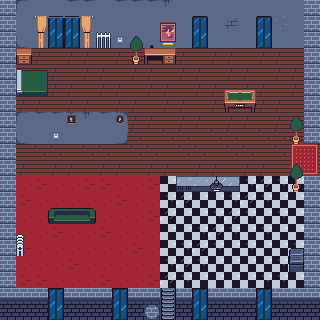

Below is a game level as drawn by its tile map, then a one-line description and the .tmx file that defines it, in full:
An orthogonal 20x20 tile map with 16x16 px tiles, 3 tile layers (terrain, upper, upper second), 3 tilesets.

<map version="1.10" tiledversion="1.11.2" orientation="orthogonal" renderorder="right-down" width="20" height="20" tilewidth="16" tileheight="16" infinite="0" nextlayerid="4" nextobjectid="1">
 <tileset firstgid="1" source="tileset_modern_rpg_background.tsx" />
 <tileset firstgid="257" source="tileset_modern_rpg_furniture.tsx" />
 <tileset firstgid="513" source="tileset_modern_rpg_props.tsx" />
 <layer id="1" name="terrain" width="20" height="20">
  <data encoding="csv">
86,41,57,57,42,42,57,42,42,42,43,57,57,57,57,57,57,57,57,86,
86,57,57,57,57,57,57,57,57,57,57,57,57,57,58,57,57,45,57,86,
86,1610612777,57,57,57,45,57,57,57,59,57,57,57,57,57,57,57,57,57,86,
86,2,2,3,2,2,3,2,2,3,2,2,3,2,2,3,2,2,3,86,
86,3,2,2,3,2,2,3,2,2,3,2,2,3,2,2,3,2,2,86,
86,2,3,2,2,3,2,2,3,2,2,3,2,2,3,2,2,3,2,86,
86,2,2,3,2,2,3,2,2,3,2,2,3,2,2,3,2,2,3,86,
86,41,42,42,42,43,42,2684354601,2,2,3,2,2,3,2,2,3,2,2,86,
86,1610612777,57,57,57,57,57,3221225513,4,3,4,4,3,4,4,3,4,4,3,86,
4,3,4,4,3,4,4,3,4,4,3,4,4,3,4,4,3,4,4,3,
2,2,3,2,2,3,2,2,3,2,2,3,2,2,3,2,2,3,2,2,
86,228,227,228,228,227,227,228,228,227,246,247,248,246,246,247,248,247,246,86,
86,227,228,228,228,228,228,227,228,228,247,248,246,246,247,248,247,246,246,86,
86,228,228,228,227,228,228,228,228,227,248,246,246,247,248,247,246,247,246,86,
86,228,228,227,228,228,227,228,228,228,246,246,247,248,247,246,247,246,246,86,
86,227,228,228,228,228,228,228,227,228,246,247,248,247,246,247,246,246,247,86,
86,228,228,228,227,228,228,228,228,228,247,248,247,246,246,246,246,247,247,86,
86,227,227,228,228,228,227,228,228,227,248,247,246,246,246,246,247,247,246,86,
87,87,87,53,87,87,87,53,87,87,87,87,53,87,87,87,53,87,87,87,
53,53,53,53,53,53,53,53,53,88,53,53,53,53,53,53,53,53,53,53
</data>
 </layer>
 <layer id="2" name="upper" width="20" height="20">
  <data encoding="csv">
0,0,0,0,0,0,0,0,0,0,0,0,0,0,0,0,0,0,0,0,
0,0,0,324,324,0,0,0,0,0,619,0,324,0,0,0,324,0,0,0,
0,0,521,340,340,0,452,520,363,0,635,0,340,0,0,0,340,0,0,0,
0,278,0,0,0,0,0,0,379,260,261,0,0,0,0,0,0,0,0,0,
0,2147484015,2147484014,0,0,0,0,0,0,0,0,0,0,0,0,0,0,0,0,0,
0,2147484031,2147484030,0,0,0,0,0,0,0,0,0,0,0,301,302,0,0,0,0,
0,0,0,0,0,0,0,0,0,0,0,0,0,0,317,318,0,0,0,0,
0,0,0,0,642,0,0,643,0,0,0,0,0,0,0,0,0,0,0,0,
0,0,0,520,0,0,0,0,0,0,0,0,0,0,0,0,0,0,0,0,
86,0,0,0,0,0,0,0,0,0,0,0,0,0,0,0,0,0,465,466,
86,0,0,0,0,0,0,0,0,0,0,0,0,0,0,0,0,0,481,482,
0,0,0,0,0,0,0,0,0,0,0,438,439,439,440,0,0,0,0,0,
0,0,0,0,0,0,0,0,0,0,0,0,0,0,0,0,0,0,0,0,
0,0,0,401,402,403,0,0,0,0,0,0,0,0,0,0,0,0,0,0,
0,0,0,0,0,0,0,0,0,0,0,0,0,0,0,0,0,0,0,0,
0,0,0,0,0,0,0,0,0,0,0,0,0,0,0,0,0,0,737,0,
0,0,0,0,0,0,0,0,0,0,0,0,0,0,0,0,0,0,753,0,
0,0,0,0,0,0,0,0,0,0,0,0,0,0,0,0,0,0,0,0,
0,0,0,324,0,0,0,324,0,0,33,0,324,0,0,0,324,0,0,0,
0,0,0,340,0,0,0,340,0,0,33,0,340,0,0,0,340,0,0,0
</data>
 </layer>
 <layer id="3" name="upper second" width="20" height="20">
  <data encoding="csv">
0,0,0,0,0,0,0,0,0,0,0,0,0,0,0,0,0,0,0,0,
0,0,397,398,398,399,0,0,0,0,0,0,0,0,0,0,0,0,0,0,
0,0,413,0,0,415,0,0,0,0,0,0,0,0,0,0,0,0,0,0,
0,0,0,0,0,0,0,0,0,0,0,0,0,0,0,0,0,0,0,0,
0,0,0,0,0,0,0,0,0,0,0,0,0,0,0,0,0,0,0,0,
0,0,0,0,0,0,0,0,0,0,0,0,0,0,0,0,0,0,0,0,
0,0,0,0,0,0,0,0,0,0,0,0,0,0,0,0,0,0,0,0,
0,0,0,0,0,0,0,0,0,0,0,0,0,0,0,0,0,0,363,0,
0,0,0,0,0,0,0,0,0,0,0,0,0,0,0,0,0,0,379,0,
0,0,0,0,0,0,0,0,0,0,0,0,0,0,0,0,0,0,0,0,
0,0,0,0,0,0,0,0,0,0,0,0,0,0,0,0,0,0,363,0,
0,0,0,0,0,0,0,0,0,0,0,0,0,456,0,0,0,0,379,0,
0,0,0,0,0,0,0,0,0,0,0,0,0,0,0,0,0,0,0,0,
0,0,0,0,0,0,0,0,0,0,0,0,0,0,0,0,0,0,0,0,
0,437,0,0,0,0,0,0,0,0,0,0,0,0,0,0,0,0,0,0,
0,453,0,0,0,0,0,0,0,0,0,0,0,0,0,0,0,0,0,0,
0,0,0,0,0,0,0,0,0,0,0,0,0,0,0,0,0,0,0,0,
0,0,0,0,0,0,0,0,0,0,0,0,0,0,0,0,0,0,0,0,
0,0,0,0,0,0,0,0,0,0,0,0,0,0,0,0,0,0,0,0,
0,0,0,0,0,0,0,0,0,0,0,0,0,0,0,0,0,0,0,0
</data>
 </layer>
</map>
